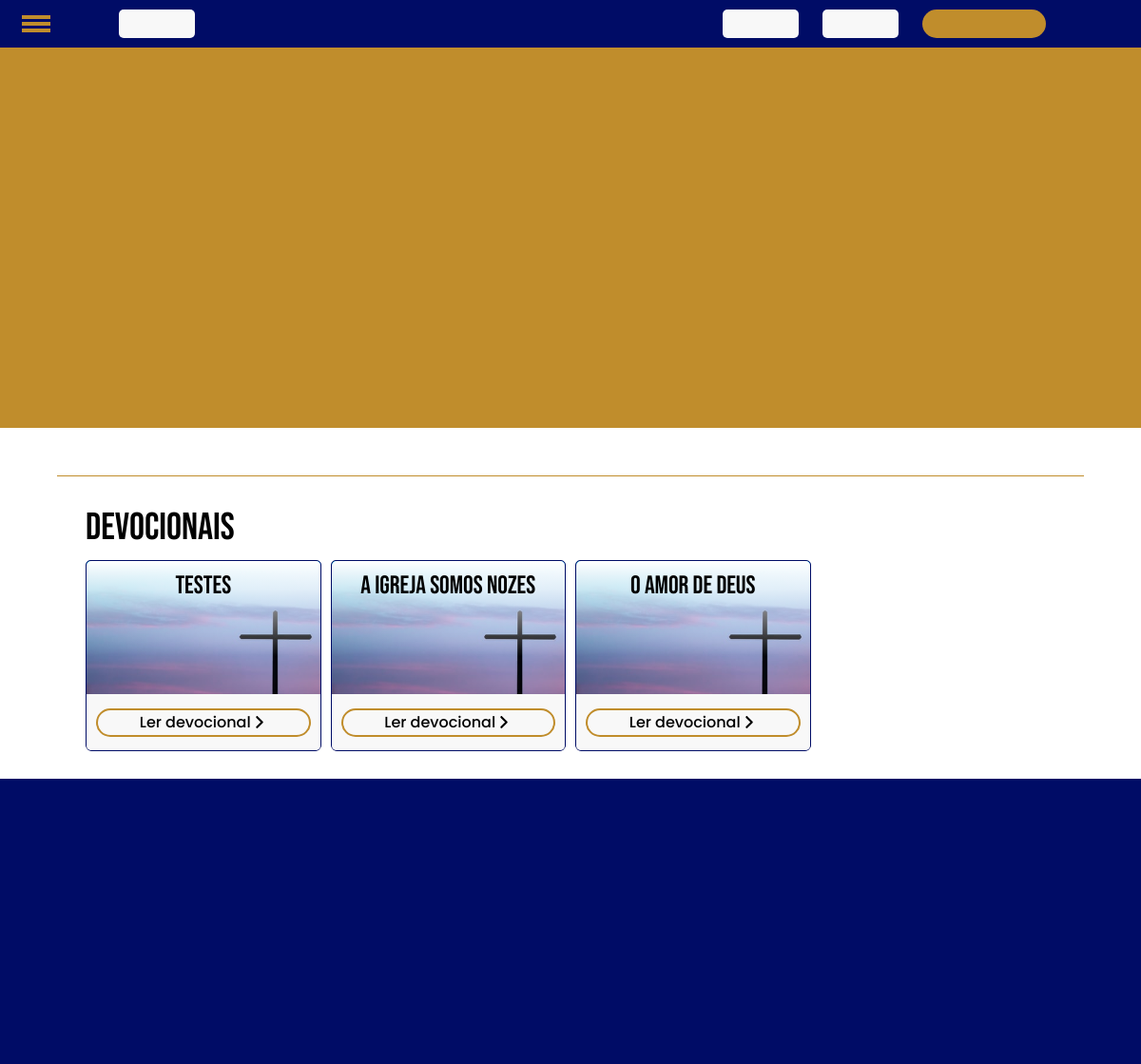
Before: / with the older database file.
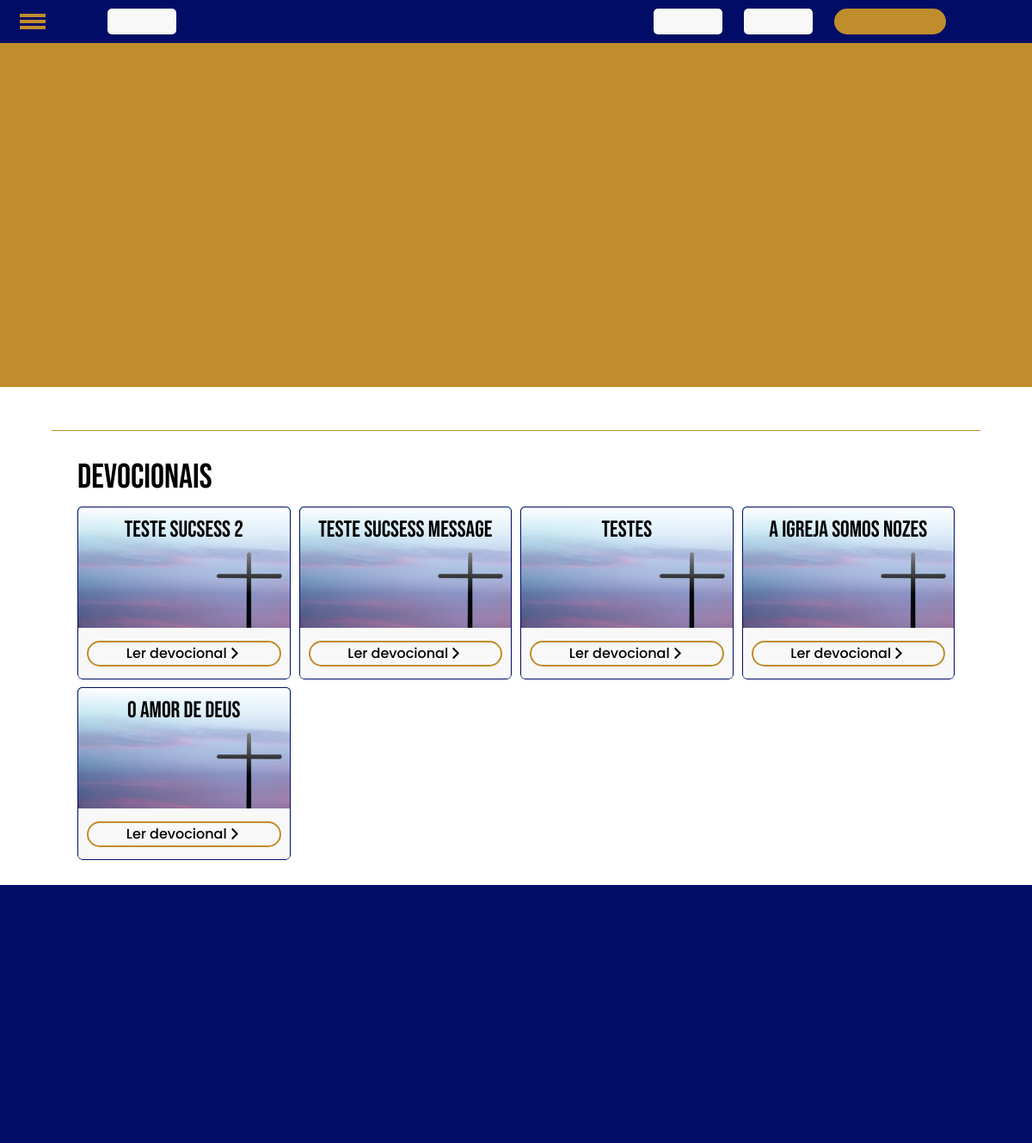
After: the same page with the newer database file.
### app_blog/models.py (models this page shows, shortened)
class createDevocional(models.Model):
    theme = models.CharField(max_length=30, default='Tema')
    verse = models.TextField(default='Jesus chorou.')
    reference = models.CharField(max_length=50, default='João 11:35')
    text = models.TextField(default='Jesus nos ama')
    timestamp = models.DateTimeField(auto_now_add=True)

### app_blog/views.py (the view)
# urls.py: path('', views.index, name='index'),
def index(request):
    devocionais = createDevocional.objects.order_by('-id')
    return render(request, 'app_blog/home.html', {
        'devocionais': devocionais
    })

### app_blog/templates/app_blog/home.html (shortened to what this page needs)
{% extends 'app_blog/layout.html' %}
{% load static %}
{% block head %}
    <link rel="stylesheet" href="{% static 'css/home.css' %}">
{% endblock %}
{% block body %}
    <header></header>
    <section class="devocionais">
        <h1>Devocionais</h1>
        <div class="content">
            {% for devocional in devocionais %}
                <div class="devocional-block">
                    <div class="info">
                        <h2>{{devocional.theme}}</h2>
                        <div class="link">
                            <a class="ler_mais" href="/devocional/id={{devocional.id}}"><button>
                                <p>Ler devocional</p>
                            </button></a>
                        </div>
                    </div>
                </div>
            {% endfor %}
        </div>
    </section>
{% endblock %}

Changed rows visible on the page:
added createDevocional: theme "Teste sucsess 2"
added createDevocional: theme "Teste sucsess message"
